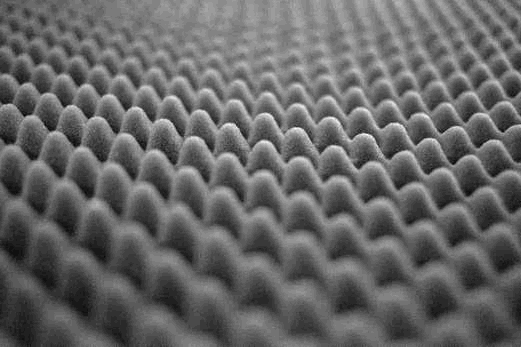
#> input picture 1.jpg, 521 x 347 px, shrunk from 1000 x 667 before the run
$ jupyter execute contrast.ipynb   (shell and % lines are left out)
#> lines starting #> are read from the running program, lines starting #| are printed output that depends on the picture
## Линейная коррекция

[cell 1]
from skimage.io import imread, imsave, imshow
from skimage import img_as_float
import matplotlib.pyplot as plt
import numpy as np
import cv2 as cv

img = imread('1.jpg')
#> img is the input picture: shape (347, 521, 3); min 2, max 33, mean 14.4
imshow(img)
img_f = img_as_float(img)

[cell 2]
temp = (img_f - img_f.min()) * 255.0 / (img_f.max() - img_f.min())
res_img = temp.astype('uint8')
imshow(res_img)

## Модель серого мира

[cell 3]
img = imread('2.jpg')
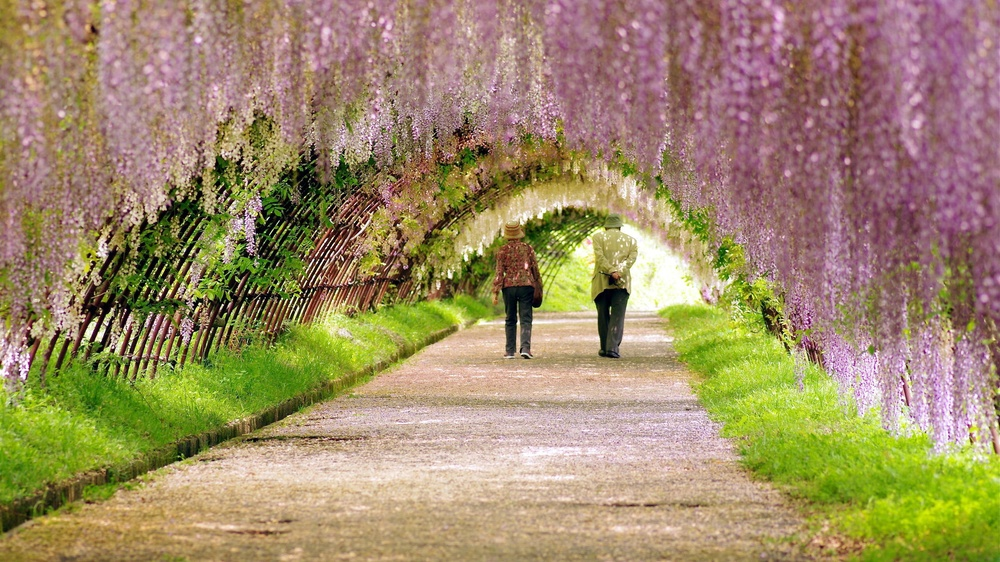
#> input picture 2.jpg, 1000 x 562 px, shrunk from 1920 x 1080 before the run
#> img is the input picture: shape (562, 1000, 3); mean R, G, B 158.5, 139.4, 103.5
imshow(img)

[cell 4]
img_f = img_as_float(img)
#> img_f: shape (562, 1000, 3) float64
r = img_f[:,:,0]
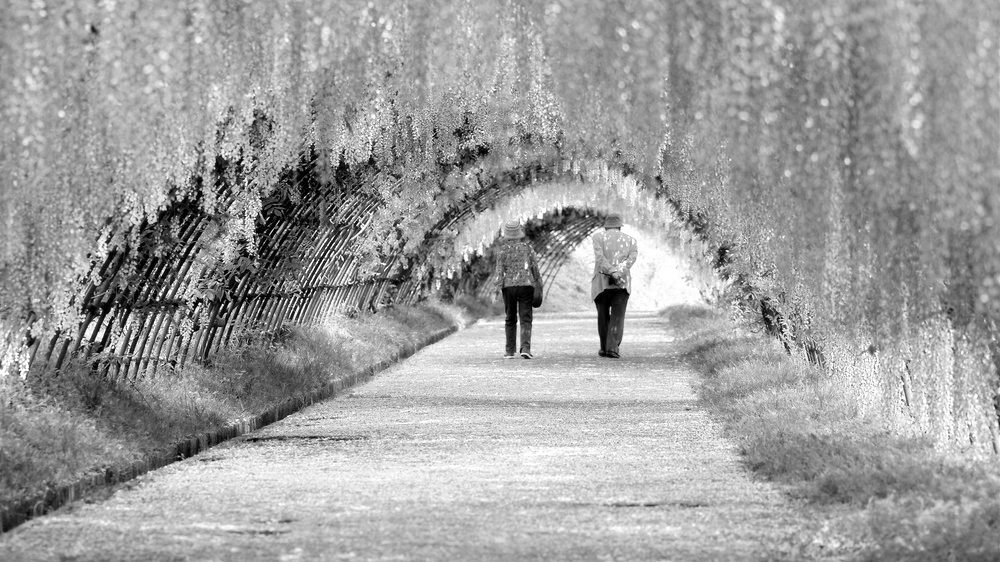
#> r: shape (562, 1000) float64; min 0, max 1, mean 0.622
g = img_f[:,:,1]
b = img_f[:,:,2]
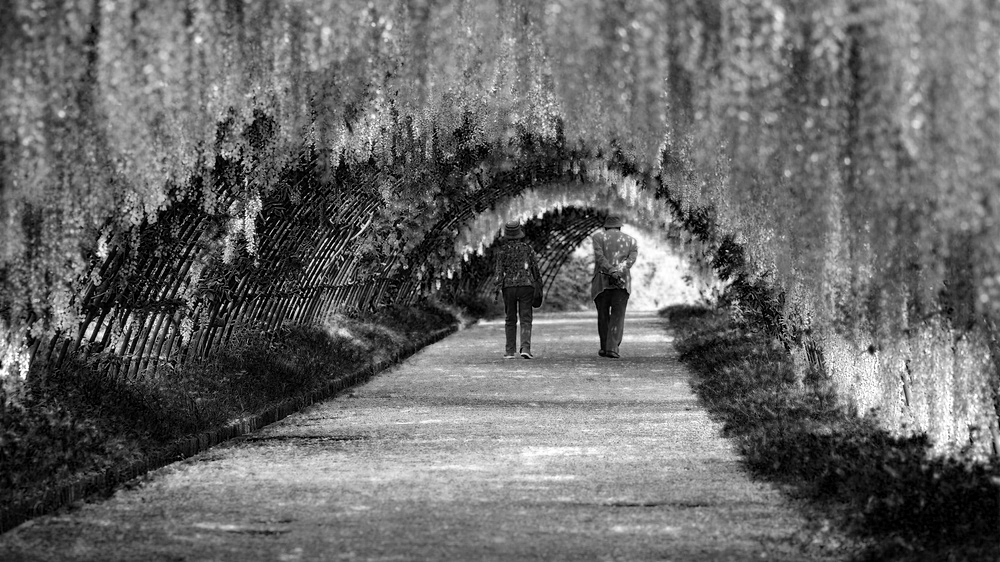
#> b: shape (562, 1000) float64; min 0, max 1, mean 0.406
avg = (r / 2 + g / 2 + b /2) / 3
rw = (r / 2) / avg
gw = (g / 2) / avg
bw = (b / 2) / avg
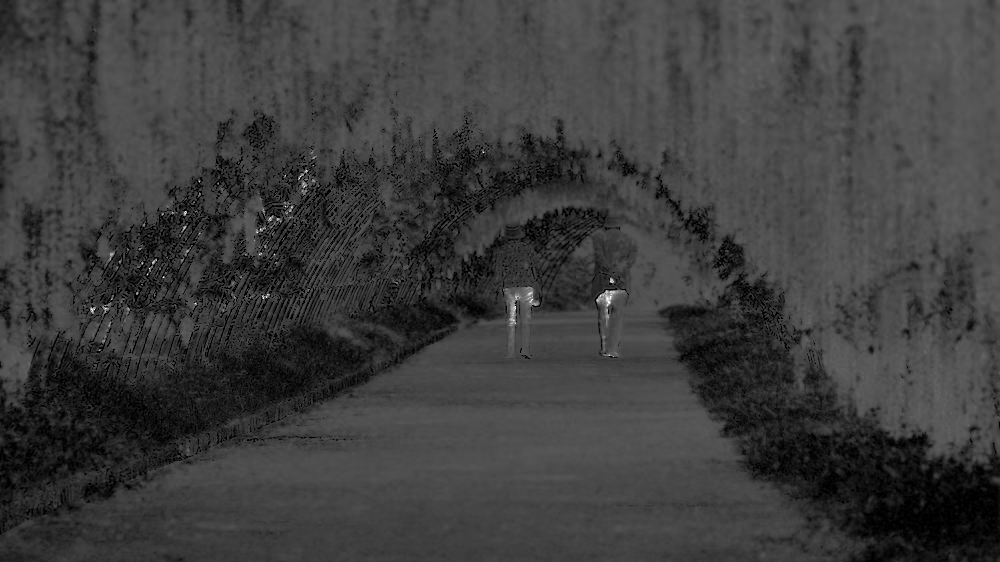
#> bw: shape (562, 1000) float64; 0% of the values are NaN or infinite; the others: min 0, max 3, mean 0.725; drawn with min black, max white, NaN and infinite black
np.seterr(divide='ignore', invalid='ignore')
r_r = r / rw
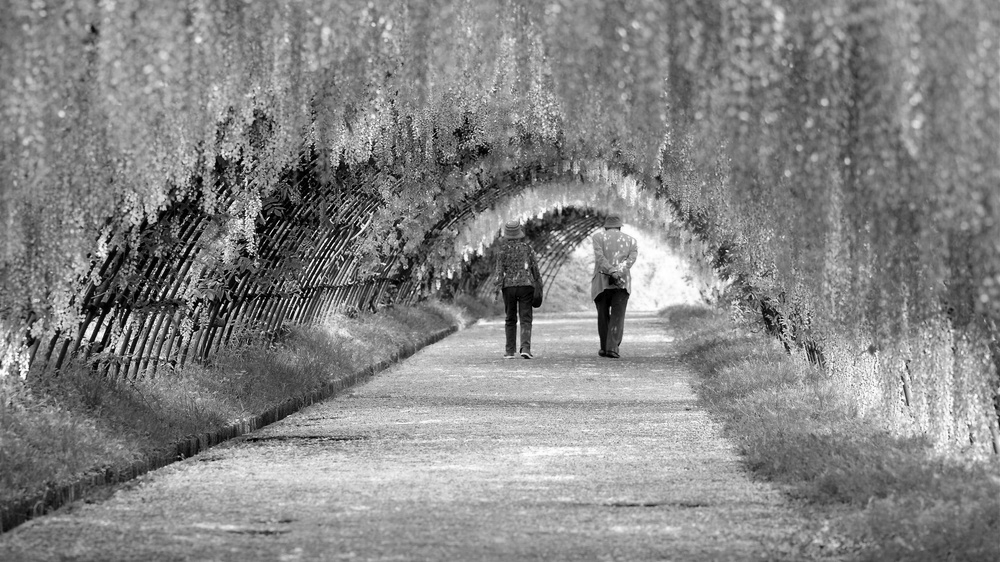
#> r_r: shape (562, 1000) float64; 0.17% of the values are NaN or infinite; the others: min 0.00131, max 1, mean 0.526; drawn with min black, max white, NaN and infinite black
imshow(r_r)

[cell 5]
g_g = g / gw
imshow(g_g)

[cell 6]
b_b = b / bw
imshow(b_b)

[cell 7]
img_rgb = np.dstack((r_r, g_g, b_b))
#> img_rgb: shape (562, 1000, 3) float64; 0.64% of the values are NaN or infinite; the others: min 0.00131, max 1, mean 0.527
imshow(img_rgb)

## Автоконтраст цветного изображения

[cell 8]
img = cv.imread('3.jpg')
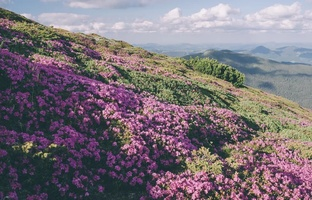
#> input picture 3.jpg, 312 x 200 px, shrunk from 600 x 384 before the run
#> img is the input picture: shape (200, 312, 3); mean B, G, R 120.5, 113, 122.7
img_print = cv.cvtColor(img, cv.COLOR_BGR2RGB)
plt.imshow(img_print)
img_transf = cv.cvtColor(img_print, cv.COLOR_RGB2YUV)
#> img_transf: shape (200, 312, 3); mean of channels 0, 1, 2 116.7, 129.8, 133.2
img_transf[:,:,0] = cv.equalizeHist(img_transf[:,:,0])
#> img_transf: shape (200, 312, 3); mean of channels 0, 1, 2 128.3, 129.8, 133.2

[cell 9]
img_res = cv.cvtColor(img_transf, cv.COLOR_YUV2RGB)
plt.imshow(img_res)

## Выравнивание Гистограммы

[cell 10]
img = cv.imread('4.jpg', 0)
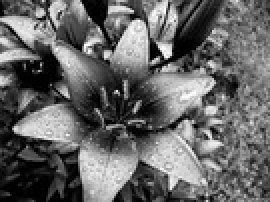
#> input picture 4.jpg, 135 x 101 px, shrunk from 259 x 194 before the run (shown 2 times larger)
#> img is the input picture: shape (101, 135); min 0, max 255, mean 102.3
fig = plt.figure(figsize=(7,7))
fig.add_subplot(2,2,1)
plt.imshow(img, cmap="gray")

hist, bins = np.histogram(img.flatten(), 256, [0,256])
#> hist = 256 values, max 285 at index 0, min 1 at index 250, mean 53.26; bins = 257 values from 0 to 256

cdf = hist.cumsum()
#> cdf = 256 values from 285 to 13635
cdf_normalized = cdf*float(hist.max())/cdf.max()
#> cdf_normalized = 256 values from 5.96 to 285

fig.add_subplot(2,2,2)
plt.plot(cdf_normalized, color = 'b')
plt.hist(img.flatten(),256,[0,256], color = 'r')
plt.xlim([0,256])
plt.legend(('cdf','histogram'), loc = 'upper left')
plt.show()
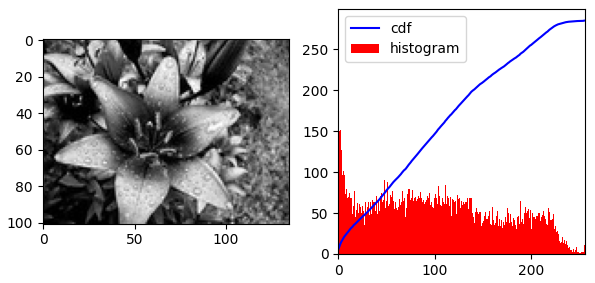
#> figure drawn by matplotlib, 2 panels; panel 2: tallest bar 285 high, from x = 0 to 1; panel 2: curve peaks at x = 255, y = 285

[cell 11]
fig2 = plt.figure(figsize=(7,7))
cdf = (cdf-cdf[0]) *255/ (cdf[-1]-1)
#> cdf = 256 values from 0 to 249.7
cdf = cdf.astype(np.uint8)
#> cdf = 256 values from 0 to 249
img2 = cdf[img]
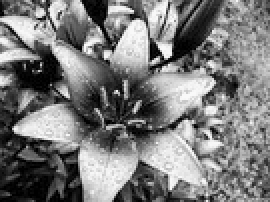
#> img2: shape (101, 135) (shown 2 times larger); min 0, max 249, mean 122.3
fig2.add_subplot(2,2,1)
plt.plot(cdf_normalized, color = 'b')
plt.hist(img2.flatten(),256,[0,256], color = 'r')
plt.xlim([0,256])
plt.legend(('cdf','histogram'), loc = 'upper left')
plt.show()
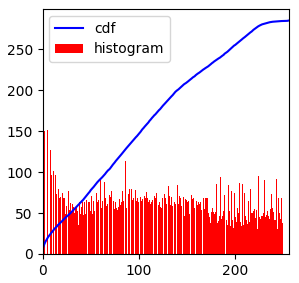
#> figure drawn by matplotlib, 1 panel; tallest bar 285 high, from x = 0 to 1; curve peaks at x = 255, y = 285
fig2.add_subplot(2,2,2)
plt.imshow(img2, cmap="gray")
